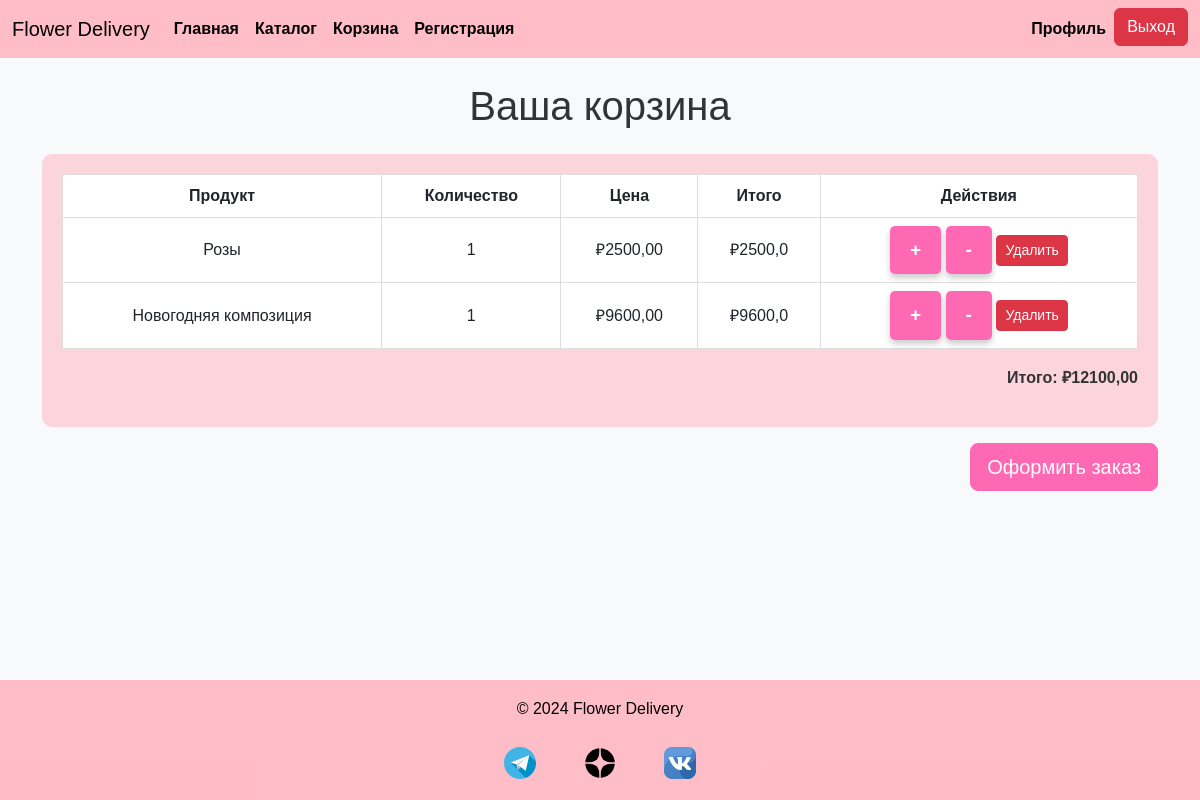
/cart/ (signed in), run on an earlier commit of the app's database.
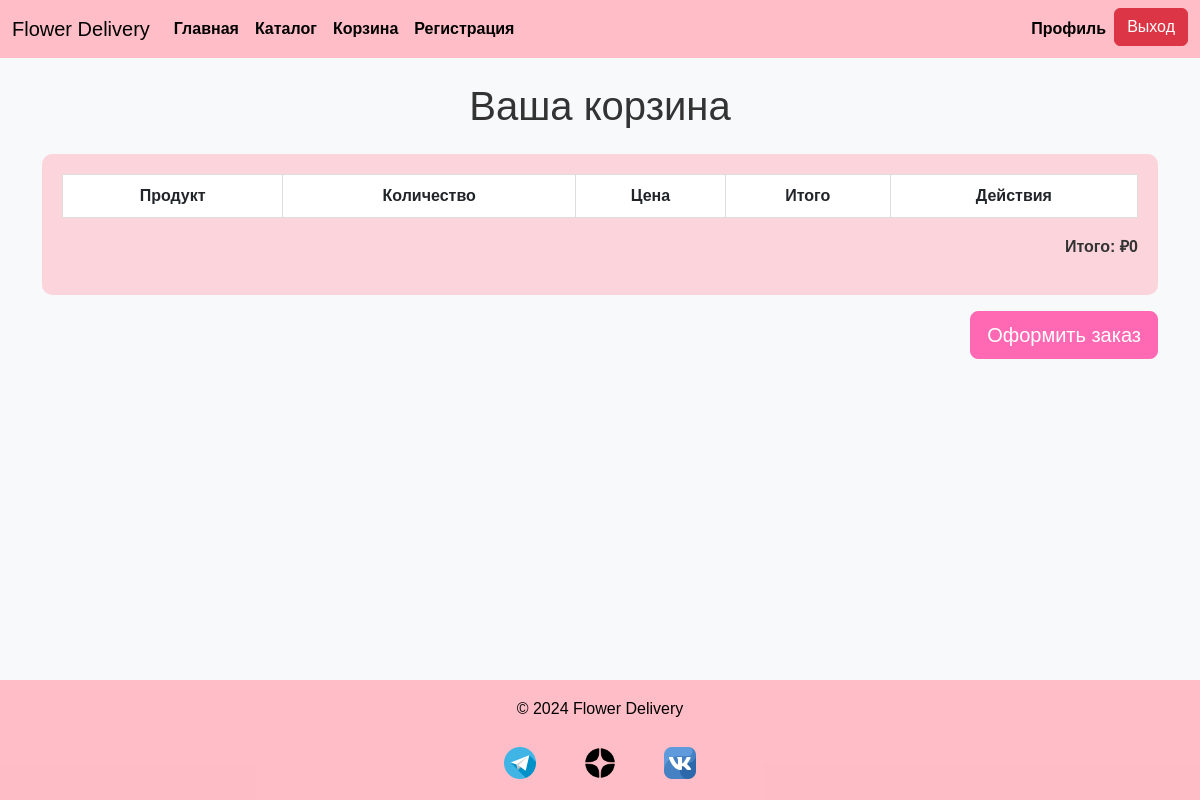
And on a later commit of the database.
### shop/models.py (models this page shows, shortened)
class CartItem(models.Model):
    flower = models.ForeignKey(Flower, on_delete=models.CASCADE)
    quantity = models.PositiveIntegerField(default=1)
    user = models.ForeignKey(User, on_delete=models.CASCADE, null=True, blank=True)

class Flower(models.Model):
    name = models.CharField(max_length=255)
    description = models.TextField()
    price = models.DecimalField(max_digits=10, decimal_places=2)
    image = models.ImageField(upload_to='flowers/')
    stock = models.PositiveIntegerField(default=0)

### shop/views.py (the view)
# urls.py: path('cart/', views.cart, name='cart'),
@login_required
def cart(request):
    cart_items = CartItem.objects.filter(user=request.user)
    total_price = sum(item.quantity * item.flower.price for item in cart_items)
    return render(request, 'shop/cart.html', {"cart": cart_items, "cart_total": total_price})

### shop/templatetags/custom_filters.py (called while the page is built)
@register.filter
def multiply(value, arg):
    try:
        return float(value) * float(arg)
    except (ValueError, TypeError):
        return ''

### templates/shop/cart.html (shortened to what this page needs)
{% extends "shop/base.html" %}
{% load custom_filters %}
{% block content %}
<h1 class="text-center mb-4">Ваша корзина</h1>
<div class="table-container" style="background-color: rgba(255,185,196,0.55); padding: 20px; border-radius: 10px;">
    <table class="table table-bordered">
        <thead>
            <tr>
                <th>Продукт</th>
                <th>Количество</th>
                <th>Цена</th>
                <th>Итого</th>
                <th>Действия</th>
            </tr>
        </thead>
        <tbody>
            {% for item in cart %}
            <tr>
                <td>{{ item.flower.name }}</td>
                <td>{{ item.quantity }}</td>
                <td>₽{{ item.flower.price }}</td>
                <td>₽{{ item.quantity|multiply:item.flower.price }}</td>
                <td>
                    <button class="btn btn-pink btn-sm update-cart" data-id="{{ item.flower.id }}" data-quantity="{{ item.quantity|add:1 }}">+</button>
                    <button class="btn btn-pink btn-sm update-cart" data-id="{{ item.flower.id }}" data-quantity="{{ item.quantity|add:-1 }}">-</button>
                    <button class="btn btn-danger btn-sm update-cart" data-id="{{ item.flower.id }}" data-quantity="0">Удалить</button>
                </td>
            </tr>
            {% endfor %}
        </tbody>
    </table>
    <p class="text-end fw-bold">Итого: ₽{{ cart_total }}</p>
</div>
<div class="text-end mt-3">
    <button id="checkout-button" class="btn btn-primary btn-lg" style="background-color: #ff69b4; border-color: #ff69b4;">
        Оформить заказ
    </button>
</div>
{% endblock %}

### templates/shop/base.html (shortened to what this page needs)
<!DOCTYPE html>
<html lang="en">
<head>
    {% load static %}
    <link href="https://cdn.jsdelivr.net/npm/bootstrap@5.3.0-alpha3/dist/css/bootstrap.min.css" rel="stylesheet">
    <link rel="stylesheet" href="{% static 'css/styles.css' %}">
</head>
<body>
    <header>
        <nav class="navbar navbar-expand-lg navbar-light">
            <div class="container-fluid">
                <a class="navbar-brand" href="#">Flower Delivery</a>
                <div class="collapse navbar-collapse" id="navbarNav">
                    <ul class="navbar-nav me-auto">
                        <li class="nav-item">
                            <a class="nav-link" href="/">Главная</a>
                        </li>
                        <li class="nav-item">
                            <a class="nav-link" href="/catalog/">Каталог</a>
                        </li>
                        <li class="nav-item">
                            <a class="nav-link" href="/cart/">Корзина</a>
                        </li>
                        <li class="nav-item">
                            <a class="nav-link" href="/accounts/register/">Регистрация</a>
                        </li>
                    </ul>
<ul class="navbar-nav">
    {% if user.is_authenticated %}
        <li class="nav-item">
            <a class="nav-link" href="/profile/">Профиль</a>
        </li>
        <li class="nav-item">
            <a class="btn btn-danger" href="{% url 'logout' %}">Выход</a>
        </li>
    {% else %}
        <li class="nav-item">
            <a class="btn btn-pink" href="/accounts/login/">Войти</a>
        </li>
    {% endif %}
</ul>
                </div>
            </div>
        </nav>
    </header>
    <main class="container mt-4 content">
        {% block content %}{% endblock %}
    </main>
    <footer class="footer">
        <p>&copy; 2024 Flower Delivery</p>
        <div class="social-icons">
            <a href="https://t.me/" target="_blank" title="Telegram">
                <img src="{% static 'images/social-icons/telegram.png' %}" alt="Telegram" class="social-icon">
            </a>
            <a href="https://zen.yandex.ru/" target="_blank" title="Дзен">
                <img src="{% static 'images/social-icons/zen-50.png' %}" alt="Дзен" class="social-icon">
            </a>
            <a href="https://vk.com/" target="_blank" title="ВКонтакте">
                <img src="{% static 'images/social-icons/vk.png' %}" alt="ВКонтакте" class="social-icon">
            </a>
        </div>
    </footer>
</body>
</html>

### static/css/styles.css (style rules this page uses)
body { font-family: Arial, sans-serif; line-height: 1.6; margin: 0; padding: 0; color: #333; background-color: #f8f9fa; }
.navbar { background-color: rgba(255, 182, 193, 0.9); }
.nav-link { color: #000; font-weight: bold; transition: color 0.3s ease; }
.footer { background-color: rgba(255, 182, 193, 0.9); color: #000; text-align: center; padding: 1rem; margin-top: 2rem; position: relative; bottom: 0; width: 100%; }
.footer .social-icons { margin-top: 1rem; }
.footer .social-icons a { margin: 0 10px; color: #000; text-decoration: none; font-size: 1.8rem; }
.table-bordered { border: 1px solid #ddd; }
.table th, .table td { text-align: center; vertical-align: middle; }

### templates/shop/base.html (style rules this page uses)
body { background-image: url('https://main-cdn.sbermegamarket.ru/big2/hlr-system/169/500/295/712/322/36/600014632238b0.jpeg'); background-size: cover; background-repeat: no-repeat; background-attachment: fixed; display: flex; flex-direction: column; min-height: 100vh; }
.content { flex: 1; }
.navbar { background-color: rgba(255, 182, 193, 0.9); }
.footer { background-color: rgba(255, 182, 193, 0.9); text-align: center; padding: 1rem; margin-top: 2rem; }
.social-icons img.social-icon { width: 32px; height: 32px; margin: 0 10px; transition: transform 0.2s; }

What changed in the data, as far as the page shows it:
removed CartItem: flower.name "Розы", quantity "1", flower.price "2500,00", quantity|multiply "2500,0"
removed CartItem: flower.name "Новогодняя композиция", quantity "1", flower.price "9600,00", quantity|multiply "9600,0"
Also different on the page:
{{ cart_total }}: "12100,00" → "0"
